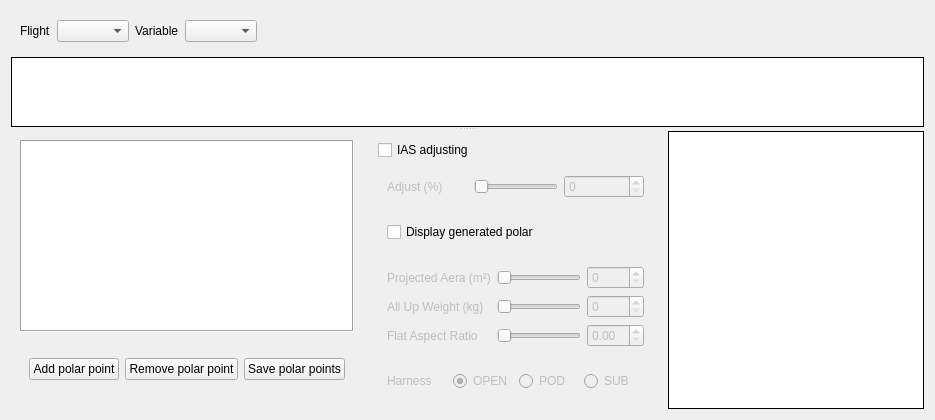
      <widget class="QWidget" name="polar_tab">
       <attribute name="title">
        <string>Polar Analysis</string>
       </attribute>
       <layout class="QVBoxLayout" name="verticalLayout_15">
        <item>
         <widget class="QSplitter" name="splitter_polar">
          <property name="orientation">
           <enum>Qt::Vertical</enum>
          </property>
          <property name="childrenCollapsible">
           <bool>false</bool>
          </property>
          <widget class="QWidget" name="widget_12" native="true">
           <property name="sizePolicy">
            <sizepolicy hsizetype="Expanding" vsizetype="Expanding">
             <horstretch>0</horstretch>
             <verstretch>1</verstretch>
            </sizepolicy>
           </property>
           <layout class="QVBoxLayout" name="verticalLayout_12" stretch="0,0">
            <item>
             <widget class="QWidget" name="widget_11" native="true">
              <property name="sizePolicy">
               <sizepolicy hsizetype="Minimum" vsizetype="Preferred">
                <horstretch>0</horstretch>
                <verstretch>0</verstretch>
               </sizepolicy>
              </property>
              <layout class="QHBoxLayout" name="horizontalLayout_7">
               <item>
                <widget class="QLabel" name="label_10">
                 <property name="text">
                  <string>Flight</string>
                 </property>
                </widget>
               </item>
               <item>
                <widget class="QComboBox" name="comboBox_flight_select_polartab">
                 <property name="sizePolicy">
                  <sizepolicy hsizetype="Minimum" vsizetype="Preferred">
                   <horstretch>0</horstretch>
                   <verstretch>0</verstretch>
                  </sizepolicy>
                 </property>
                </widget>
               </item>
               <item>
                <widget class="QLabel" name="label_11">
                 <property name="text">
                  <string>Variable</string>
                 </property>
                </widget>
               </item>
               <item>
                <widget class="QComboBox" name="comboBox_variable_select_polartab">
                 <property name="sizePolicy">
                  <sizepolicy hsizetype="Minimum" vsizetype="Preferred">
                   <horstretch>0</horstretch>
                   <verstretch>0</verstretch>
                  </sizepolicy>
                 </property>
                </widget>
               </item>
               <item>
                <spacer name="horizontalSpacer_6">
                 <property name="orientation">
                  <enum>Qt::Horizontal</enum>
                 </property>
                 <property name="sizeHint" stdset="0">
                  <size>
                   <width>40</width>
                   <height>20</height>
                  </size>
                 </property>
                </spacer>
               </item>
              </layout>
             </widget>
            </item>
            <item>
             <widget class="PlotWidget" name="graph_tabpolar_timeserie">
              <property name="sizePolicy">
               <sizepolicy hsizetype="Expanding" vsizetype="Expanding">
                <horstretch>0</horstretch>
                <verstretch>0</verstretch>
               </sizepolicy>
              </property>
              <property name="cursor" stdset="0">
               <cursorShape>ArrowCursor</cursorShape>
              </property>
              <property name="mouseTracking">
               <bool>true</bool>
              </property>
              <property name="tabletTracking">
               <bool>true</bool>
              </property>
              <property name="styleSheet">
               <string notr="true"/>
              </property>
              <property name="frameShape">
               <enum>QFrame::Box</enum>
              </property>
              <property name="frameShadow">
               <enum>QFrame::Plain</enum>
              </property>
              <property name="sizeAdjustPolicy">
               <enum>QAbstractScrollArea::AdjustToContents</enum>
              </property>
              <property name="interactive">
               <bool>true</bool>
              </property>
             </widget>
            </item>
           </layout>
          </widget>
          <widget class="QWidget" name="layoutWidget">
           <layout class="QHBoxLayout" name="horizontalLayout_6">
            <item>
             <widget class="QWidget" name="widget_14" native="true">
              <property name="sizePolicy">
               <sizepolicy hsizetype="Minimum" vsizetype="Preferred">
                <horstretch>0</horstretch>
                <verstretch>0</verstretch>
               </sizepolicy>
              </property>
              <layout class="QVBoxLayout" name="verticalLayout_13">
               <item>
                <widget class="QTableWidget" name="tableView_polar_points">
                 <property name="sizePolicy">
                  <sizepolicy hsizetype="Minimum" vsizetype="Preferred">
                   <horstretch>0</horstretch>
                   <verstretch>0</verstretch>
                  </sizepolicy>
                 </property>
                 <property name="minimumSize">
                  <size>
                   <width>8</width>
                   <height>0</height>
                  </size>
                 </property>
                 <property name="baseSize">
                  <size>
                   <width>0</width>
                   <height>0</height>
                  </size>
                 </property>
                 <property name="frameShape">
                  <enum>QFrame::Box</enum>
                 </property>
                </widget>
               </item>
               <item>
                <widget class="QWidget" name="widget_15" native="true">
                 <property name="sizePolicy">
                  <sizepolicy hsizetype="Minimum" vsizetype="Preferred">
                   <horstretch>0</horstretch>
                   <verstretch>0</verstretch>
                  </sizepolicy>
                 </property>
                 <layout class="QHBoxLayout" name="horizontalLayout_11">
                  <item>
                   <widget class="QPushButton" name="pushButton_add_polar_point">
                    <property name="sizePolicy">
                     <sizepolicy hsizetype="Minimum" vsizetype="Fixed">
                      <horstretch>0</horstretch>
                      <verstretch>0</verstretch>
                     </sizepolicy>
                    </property>
                    <property name="text">
                     <string>Add polar point</string>
                    </property>
                   </widget>
                  </item>
                  <item>
                   <widget class="QPushButton" name="pushButton_remove_polar_point">
                    <property name="sizePolicy">
                     <sizepolicy hsizetype="Minimum" vsizetype="Fixed">
                      <horstretch>0</horstretch>
                      <verstretch>0</verstretch>
                     </sizepolicy>
                    </property>
                    <property name="text">
                     <string>Remove polar point</string>
                    </property>
                   </widget>
                  </item>
                  <item>
                   <widget class="QPushButton" name="pushButton_save_polar">
                    <property name="sizePolicy">
                     <sizepolicy hsizetype="Minimum" vsizetype="Fixed">
                      <horstretch>0</horstretch>
                      <verstretch>0</verstretch>
                     </sizepolicy>
                    </property>
                    <property name="text">
                     <string>Save polar points</string>
                    </property>
                    <property name="checkable">
                     <bool>false</bool>
                    </property>
                    <property name="checked">
                     <bool>false</bool>
                    </property>
                   </widget>
                  </item>
                 </layout>
                </widget>
               </item>
              </layout>
             </widget>
            </item>
            <item>
             <widget class="QWidget" name="widget_17" native="true">
              <property name="sizePolicy">
               <sizepolicy hsizetype="Minimum" vsizetype="Fixed">
                <horstretch>0</horstretch>
                <verstretch>0</verstretch>
               </sizepolicy>
              </property>
              <layout class="QVBoxLayout" name="verticalLayout_18">
               <item>
                <widget class="QCheckBox" name="checkBox_ias_offset">
                 <property name="text">
                  <string>IAS adjusting</string>
                 </property>
                </widget>
               </item>
               <item>
                <widget class="QWidget" name="widget_ias_compensation" native="true">
                 <property name="enabled">
                  <bool>false</bool>
                 </property>
                 <property name="sizePolicy">
                  <sizepolicy hsizetype="Minimum" vsizetype="Fixed">
                   <horstretch>0</horstretch>
                   <verstretch>0</verstretch>
                  </sizepolicy>
                 </property>
                 <layout class="QHBoxLayout" name="horizontalLayout">
                  <item>
                   <widget class="QLabel" name="label_18">
                    <property name="sizePolicy">
                     <sizepolicy hsizetype="Minimum" vsizetype="Preferred">
                      <horstretch>0</horstretch>
                      <verstretch>0</verstretch>
                     </sizepolicy>
                    </property>
                    <property name="text">
                     <string>Adjust (%)</string>
                    </property>
                   </widget>
                  </item>
                  <item>
                   <widget class="QSlider" name="horizontalSlider_ias_comp">
                    <property name="sizePolicy">
                     <sizepolicy hsizetype="Minimum" vsizetype="Preferred">
                      <horstretch>0</horstretch>
                      <verstretch>0</verstretch>
                     </sizepolicy>
                    </property>
                    <property name="orientation">
                     <enum>Qt::Horizontal</enum>
                    </property>
                   </widget>
                  </item>
                  <item>
                   <widget class="QSpinBox" name="spinBox_ias_comp"/>
                  </item>
                 </layout>
                </widget>
               </item>
               <item>
                <widget class="QWidget" name="widget_polar_info" native="true">
                 <layout class="QHBoxLayout" name="horizontalLayout_16">
                  <item>
                   <widget class="QCheckBox" name="checkBox_display_generated_polar">
                    <property name="text">
                     <string>Display generated polar </string>
                    </property>
                   </widget>
                  </item>
                 </layout>
                </widget>
               </item>
               <item>
                <widget class="QWidget" name="widget_sliders_polar" native="true">
                 <property name="enabled">
                  <bool>false</bool>
                 </property>
                 <property name="sizePolicy">
                  <sizepolicy hsizetype="Minimum" vsizetype="Fixed">
                   <horstretch>0</horstretch>
                   <verstretch>0</verstretch>
                  </sizepolicy>
                 </property>
                 <layout class="QGridLayout" name="gridLayout_2">
                  <item row="1" column="0">
                   <widget class="QLabel" name="label_13">
                    <property name="text">
                     <string>All Up Weight (kg)</string>
                    </property>
                   </widget>
                  </item>
                  <item row="0" column="0">
                   <widget class="QLabel" name="label_12">
                    <property name="text">
                     <string>Projected Aera (m²)</string>
                    </property>
                   </widget>
                  </item>
                  <item row="0" column="1">
                   <widget class="QSlider" name="horizontalSlider_sproj">
                    <property name="sizePolicy">
                     <sizepolicy hsizetype="Minimum" vsizetype="Fixed">
                      <horstretch>0</horstretch>
                      <verstretch>0</verstretch>
                     </sizepolicy>
                    </property>
                    <property name="orientation">
                     <enum>Qt::Horizontal</enum>
                    </property>
                   </widget>
                  </item>
                  <item row="1" column="1">
                   <widget class="QSlider" name="horizontalSlider_auw">
                    <property name="sizePolicy">
                     <sizepolicy hsizetype="Minimum" vsizetype="Fixed">
                      <horstretch>0</horstretch>
                      <verstretch>0</verstretch>
                     </sizepolicy>
                    </property>
                    <property name="orientation">
                     <enum>Qt::Horizontal</enum>
                    </property>
                   </widget>
                  </item>
                  <item row="2" column="0">
                   <widget class="QLabel" name="label_14">
                    <property name="text">
                     <string>Flat Aspect Ratio </string>
                    </property>
                   </widget>
                  </item>
                  <item row="1" column="2">
                   <widget class="QSpinBox" name="spinBox_auw"/>
                  </item>
                  <item row="2" column="1">
                   <widget class="QSlider" name="horizontalSlider_ar">
                    <property name="sizePolicy">
                     <sizepolicy hsizetype="Minimum" vsizetype="Fixed">
                      <horstretch>0</horstretch>
                      <verstretch>0</verstretch>
                     </sizepolicy>
                    </property>
                    <property name="orientation">
                     <enum>Qt::Horizontal</enum>
                    </property>
                   </widget>
                  </item>
                  <item row="0" column="2">
                   <widget class="QSpinBox" name="spinBox_sproj"/>
                  </item>
                  <item row="2" column="2">
                   <widget class="QDoubleSpinBox" name="spinBox_ar">
                    <property name="locale">
                     <locale language="English" country="UnitedStates"/>
                    </property>
                   </widget>
                  </item>
                 </layout>
                </widget>
               </item>
               <item>
                <widget class="QWidget" name="widget_harness_polar" native="true">
                 <property name="enabled">
                  <bool>false</bool>
                 </property>
                 <property name="sizePolicy">
                  <sizepolicy hsizetype="Minimum" vsizetype="Fixed">
                   <horstretch>0</horstretch>
                   <verstretch>0</verstretch>
                  </sizepolicy>
                 </property>
                 <layout class="QHBoxLayout" name="horizontalLayout_12">
                  <item>
                   <widget class="QLabel" name="label_15">
                    <property name="sizePolicy">
                     <sizepolicy hsizetype="Minimum" vsizetype="Preferred">
                      <horstretch>0</horstretch>
                      <verstretch>0</verstretch>
                     </sizepolicy>
                    </property>
                    <property name="text">
                     <string>Harness </string>
                    </property>
                   </widget>
                  </item>
                  <item>
                   <widget class="QRadioButton" name="radioButton_harness_open">
                    <property name="text">
                     <string>OPEN</string>
                    </property>
                    <property name="checked">
                     <bool>true</bool>
                    </property>
                   </widget>
                  </item>
                  <item>
                   <widget class="QRadioButton" name="radioButton_harness_pod">
                    <property name="text">
                     <string>POD</string>
                    </property>
                   </widget>
                  </item>
                  <item>
                   <widget class="QRadioButton" name="radioButton_harness_sub">
                    <property name="text">
                     <string>SUB</string>
                    </property>
                   </widget>
                  </item>
                 </layout>
                </widget>
               </item>
              </layout>
             </widget>
            </item>
            <item>
             <widget class="PlotWidget" name="graph_tabpolar_vxvz">
              <property name="sizePolicy">
               <sizepolicy hsizetype="Expanding" vsizetype="Preferred">
                <horstretch>0</horstretch>
                <verstretch>0</verstretch>
               </sizepolicy>
              </property>
              <property name="cursor" stdset="0">
               <cursorShape>ArrowCursor</cursorShape>
              </property>
              <property name="mouseTracking">
               <bool>true</bool>
              </property>
              <property name="tabletTracking">
               <bool>true</bool>
              </property>
              <property name="styleSheet">
               <string notr="true"/>
              </property>
              <property name="frameShape">
               <enum>QFrame::Box</enum>
              </property>
              <property name="frameShadow">
               <enum>QFrame::Plain</enum>
              </property>
              <property name="interactive">
               <bool>true</bool>
              </property>
             </widget>
            </item>
           </layout>
          </widget>
         </widget>
        </item>
       </layout>
      </widget>
